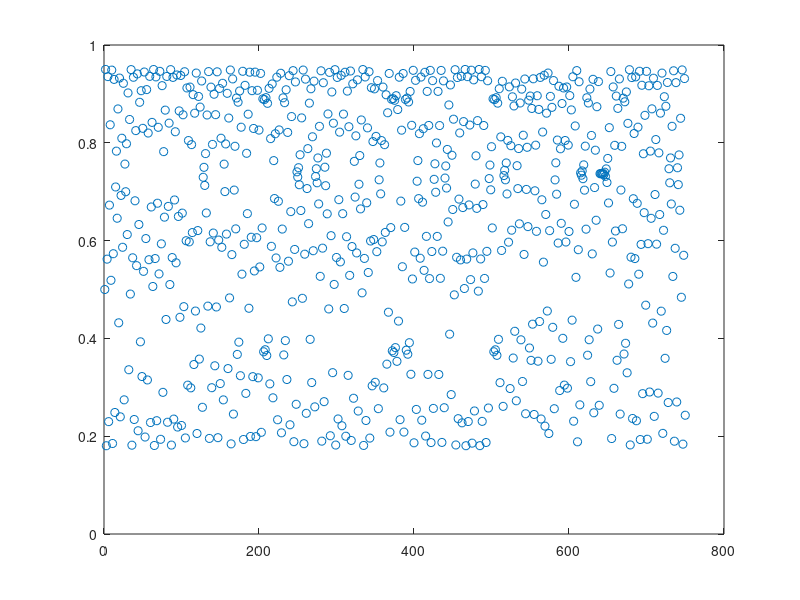

This figure's MATLAB source:
clear;
X(1) = 0.5;
n=750;
lambda = 3.8

for i=2:n
    X(i)= lambda*X(i-1)*(1-X(i-1))
end

t=1:n;

plot(t,X,'o');